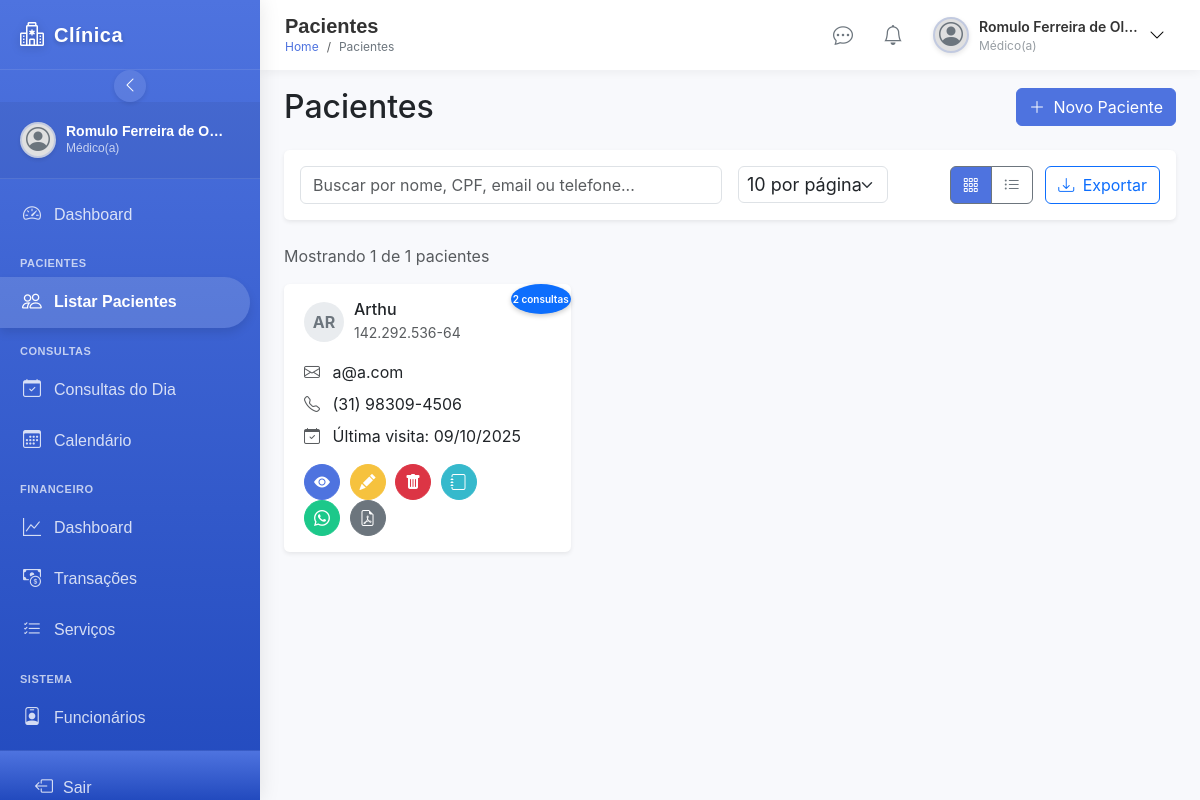
The page /pages/pacientes.php (signed in) on the database its author committed.
### tables this page shows
CREATE TABLE `pacientes` (
  `cpf` varchar(11) NOT NULL,
  `nome` varchar(100) NOT NULL,
  `data_nasc` date DEFAULT NULL,
  `email` varchar(100) DEFAULT NULL,
  `telefone` varchar(15) DEFAULT NULL,
  `cep` varchar(9) DEFAULT NULL,
  `logradouro` varchar(255) DEFAULT NULL,
  `numero` varchar(10) DEFAULT NULL,
  `complemento` varchar(100) DEFAULT NULL,
  `bairro` varchar(100) DEFAULT NULL,
  `cidade` varchar(100) DEFAULT NULL,
  `estado` varchar(2) DEFAULT NULL,
  `doencas` text DEFAULT NULL,
  `alergias` text DEFAULT NULL,
  `tem_convenio` tinyint(1) NOT NULL DEFAULT 0,
  `convenio` varchar(100) DEFAULT NULL,
  `numero_convenio` varchar(50) DEFAULT NULL,
  `tipo_sanguineo` varchar(5) DEFAULT NULL,
  `nome_contato_emergencia` varchar(100) DEFAULT NULL,
  `numero_contato_emergencia` varchar(15) DEFAULT NULL,
  `filiacao_contato_emergencia` varchar(100) DEFAULT NULL,
  `condicoes_medicas` text DEFAULT NULL,
  `remedios_em_uso` text DEFAULT NULL,
  `foto_perfil` varchar(255) DEFAULT NULL,
  `observacoes` text DEFAULT NULL
);

### includes/chat.php (called while the page is built, shortened)
<?php
require_once __DIR__ . '/../config/config.php';
$usuario_id = $_SESSION['id'];
function getUsuariosChat() {
    global $conn, $usuario_id;
    $usuarios = [];
    $sql = "SELECT DISTINCT
                u.id,
                u.nome,
                u.foto_perfil,
                u.cargo,
                u.status,
                (SELECT MAX(m.data_envio) FROM mensagens m
                 WHERE (m.remetente_id = u.id AND m.destinatario_id = ?)
                    OR (m.remetente_id = ? AND m.destinatario_id = u.id)) as ultima_mensagem_data,
                (SELECT m.mensagem FROM mensagens m
                 WHERE ((m.remetente_id = u.id AND m.destinatario_id = ?)
                    OR (m.remetente_id = ? AND m.destinatario_id = u.id))
                 ORDER BY m.data_envio DESC LIMIT 1) as ultima_mensagem,
                (SELECT COUNT(*) FROM mensagens m
                 WHERE m.remetente_id = u.id AND m.destinatario_id = ? AND m.lida = 0) as nao_lidas
            FROM usuarios u
            WHERE u.id != ? AND u.status = 'ativo'
            AND (
                EXISTS (SELECT 1 FROM mensagens m WHERE m.remetente_id = u.id AND m.destinatario_id = ?)
                OR EXISTS (SELECT 1 FROM mensagens m WHERE m.remetente_id = ? AND m.destinatario_id = u.id)
            )
            ORDER BY ultima_mensagem_data DESC";
    if ($stmt = $conn->prepare($sql)) {
        $stmt->bind_param("iiiiiiii", $usuario_id, $usuario_id, $usuario_id, $usuario_id, $usuario_id, $usuario_id, $usuario_id, $usuario_id);
        if ($stmt->execute()) {
            $result = $stmt->get_result();
        }
    }
    $sql_outros = "SELECT
                    u.id,
                    u.nome,
                    u.foto_perfil,
                    u.cargo,
                    u.status,
                    NULL as ultima_mensagem_data,
                    NULL as ultima_mensagem,
                    0 as nao_lidas
                FROM usuarios u
                WHERE u.id != ? AND u.status = 'ativo'
                AND NOT EXISTS (
                    SELECT 1 FROM mensagens m
                    WHERE (m.remetente_id = u.id AND m.destinatario_id = ?)
                       OR (m.remetente_id = ? AND m.destinatario_id = u.id)
                )
                ORDER BY u.nome";
    if ($stmt = $conn->prepare($sql_outros)) {
        $stmt->bind_param("iii", $usuario_id, $usuario_id, $usuario_id);
        if ($stmt->execute()) {
            $result = $stmt->get_result();
            while ($row = $result->fetch_assoc()) {
                $usuarios[] = $row;
            }
        }
    }
    return $usuarios;
}
?>
                            <?php $usuarios = getUsuariosChat(); ?>

### functions/utils/helpers.php (called while the page is built, shortened)
<?php
function formataData($data, $comHora = false) {
    $timestamp = strtotime($data);
    if ($comHora) {
        return date('d/m/Y H:i', $timestamp);
    } else {
        return date('d/m/Y', $timestamp);
    }
}
function formataCPF($cpf) {
    return substr($cpf, 0, 3) . '.' .
           substr($cpf, 3, 3) . '.' .
           substr($cpf, 6, 3) . '-' .
           substr($cpf, 9, 2);
}
function formataTelefone($telefone) {
    $telefone = preg_replace('/[^0-9]/', '', $telefone);
    $len = strlen($telefone);
    if ($len == 11) {
        return '(' . substr($telefone, 0, 2) . ') ' .
               substr($telefone, 2, 5) . '-' .
               substr($telefone, 7, 4);
    } elseif ($len == 10) {
        return '(' . substr($telefone, 0, 2) . ') ' .
               substr($telefone, 2, 4) . '-' .
               substr($telefone, 6, 4);
    }
    return $telefone;
}
?>

### pages/pacientes.php (the view, shortened to what this page needs)
<?php
require_once '../config/config.php';
require_once '../functions/utils/helpers.php';
$search = isset($_GET['search']) ? trim($_GET['search']) : '';
$page   = isset($_GET['page']) ? (int)$_GET['page'] : 1;
$limit  = isset($_GET['limit']) ? (int)$_GET['limit'] : 10;
$offset = ($page - 1) * $limit;
$sqlBase = "SELECT p.*,
                   (SELECT MAX(c.data_consulta)
                      FROM consultas c
                     WHERE c.paciente_cpf = p.cpf) AS ultima_visita,
                   (SELECT COUNT(*)
                      FROM consultas c
                     WHERE c.paciente_cpf = p.cpf) AS total_consultas
              FROM pacientes p";
$whereClause = "";
$sqlCount = "SELECT COUNT(*) as total FROM pacientes p $whereClause";
$resultCount = $conn->query($sqlCount);
$rowCount = $resultCount->fetch_assoc();
$totalRecords = $rowCount['total'];
$sql = $sqlBase . $whereClause . " ORDER BY p.nome ASC LIMIT $offset, $limit";
$result = $conn->query($sql);
?>
<!DOCTYPE html>
<html lang="pt-br">
<head>
    <link href="https://cdn.jsdelivr.net/npm/bootstrap@5.3.0/dist/css/bootstrap.min.css" rel="stylesheet">
    <link rel="stylesheet" href="https://cdn.jsdelivr.net/npm/bootstrap-icons@1.11.3/font/bootstrap-icons.min.css">
    <link href="../css/styles.css" rel="stylesheet">
    <link href="https://cdn.datatables.net/1.13.7/css/dataTables.bootstrap5.min.css" rel="stylesheet">
    <link href="https://cdn.jsdelivr.net/npm/toastify-js/src/toastify.min.css" rel="stylesheet">
    <link href="https://cdn.jsdelivr.net/npm/flatpickr/dist/flatpickr.min.css" rel="stylesheet">
</head>
<body class="has-mobile-nav">
    <div class="d-flex flex-column flex-lg-row">
        <div class="d-none d-md-block">
            <?php include '../includes/sidebar.php'; ?>
        </div>
        <main class="main-content">
            <?php include '../includes/topbar.php'; ?>
            <div class="container-fluid px-3 px-md-4 py-3 py-md-4 mt-5">
                <div class="d-flex justify-content-between align-items-center mb-4 mt-3 flex-wrap">
                    <h2 class="mb-0 mb-2 mb-md-0">Pacientes</h2>
                    <button type="button" class="btn btn-primary" data-bs-toggle="modal"
                        data-bs-target="#addPacienteModal">
                        <i class="bi bi-plus-lg me-1"></i> Novo Paciente
                    </button>
                </div>
                <div class="card shadow-sm mb-4">
                    <div class="card-body">
                        <div class="row g-3">
                            <div class="col-12 col-md-6">
                                <div class="search-container">
                                    <input type="text" id="searchInput" class="form-control"
                                        placeholder="Buscar por nome, CPF, email ou telefone..."
                                        value="<?= htmlspecialchars($search); ?>">
                                </div>
                            </div>
                            <div class="col-6 col-md-2">
                                <select id="limitSelect" class="form-select">
                                    <option value="10" <?= $limit == 10  ? 'selected' : '' ?>>10 por página</option>
                                </select>
                            </div>
                            <div class="col-6 col-md-4 text-end">
                                <div class="btn-group" role="group">
                                    <button type="button" class="btn btn-outline-secondary view-toggle-btn active"
                                        data-view="card">
                                        <i class="bi bi-grid-3x3-gap"></i>
                                    </button>
                                    <button type="button" class="btn btn-outline-secondary view-toggle-btn"
                                        data-view="list">
                                        <i class="bi bi-list-ul"></i>
                                    </button>
                                </div>
                                <button class="btn btn-outline-primary ms-2" id="exportBtn">
                                    <i class="bi bi-download me-1 d-none d-sm-inline"></i> Exportar
                                </button>
                            </div>
                        </div>
                    </div>
                </div>
                <div class="d-flex justify-content-between align-items-center mb-3 flex-wrap">
                    <p class="text-muted mb-2 mb-md-0">
                        Mostrando <?= min($totalRecords, $limit) ?> de <?= $totalRecords ?> pacientes
                    </p>
                </div>
                <div id="cardView" class="row g-3">
                    <?php if ($result && $result->num_rows > 0): ?>
                        <?php while ($paciente = $result->fetch_assoc()): ?>
                            <?php
                            $nameParts = explode(' ', $paciente['nome']);
                            $initials = '';
                            if (count($nameParts) >= 2) {
                                $initials = mb_substr($nameParts[0], 0, 1) . mb_substr($nameParts[count($nameParts) - 1], 0, 1);
                            } else {
                                $initials = mb_substr($paciente['nome'], 0, 2);
                            }
                            $initials = strtoupper($initials);
                            $telefone     = !empty($paciente['telefone']) ? formataTelefone($paciente['telefone']) : 'Não informado';
                            $ultimaVisita = !empty($paciente['ultima_visita']) ? formataData($paciente['ultima_visita']) : 'Sem consultas';
                            $whatsappNumber = !empty($paciente['telefone']) ? preg_replace('/[^0-9]/', '', $paciente['telefone']) : '';
                            ?>
                            <div class="col-12 col-md-6 col-lg-4">
                                <div class="card patient-card h-100 shadow-sm">
                                    <div class="card-body position-relative">
                                        <span
                                            class="badge bg-<?= $paciente['total_consultas'] > 0 ? 'primary' : 'secondary' ?> badge-consultas"
                                            style="width:60px; padding:15px;">
                                            <?= $paciente['total_consultas'] ?>
                                            consulta<?= ($paciente['total_consultas'] != 1 ? 's' : '') ?>
                                        </span>
                                        <div class="d-flex align-items-center mb-3">
                                            <?php if (!empty($paciente['foto_perfil']) && file_exists('../' . $paciente['foto_perfil'])): ?>
                                                <img src="../<?= $paciente['foto_perfil'] ?>" alt="Foto de perfil"
                                                    class="rounded-circle me-2" width="40" height="40">
                                            <?php else: ?>
                                                <div class="avatar-circle"><?= $initials ?></div>
                                            <?php endif; ?>
                                            <div>
                                                <h5 class="card-title mb-0 fs-6"><?= htmlspecialchars($paciente['nome']) ?></h5>
                                                <small class="text-muted"><?= formataCPF($paciente['cpf']) ?></small>
                                            </div>
                                        </div>
                                        <div class="mb-2 text-truncate">
                                            <i class="bi bi-envelope text-muted me-2"></i>
                                            <?= !empty($paciente['email']) ? htmlspecialchars($paciente['email']) : 'Email não informado' ?>
                                        </div>
                                        <div class="mb-2">
                                            <i class="bi bi-telephone text-muted me-2"></i>
                                            <?= $telefone ?>
                                        </div>
                                        <div class="mb-3">
                                            <i class="bi bi-calendar-check text-muted me-2"></i>
                                            Última visita: <?= $ultimaVisita ?>
                                        </div>
                                        <div class="d-flex justify-content-between align-items-center mt-3 flex-wrap">
                                            <div class="mb-2 mb-sm-0">
                                                <button class="btn btn-action btn-primary"
                                                    onclick="viewPaciente('<?= $paciente['cpf'] ?>')" title="Ver detalhes">
                                                    <i class="bi bi-eye-fill"></i>
                                                </button>
                                                <button class="btn btn-action btn-warning"
                                                    onclick="editPaciente('<?= $paciente['cpf'] ?>')" title="Editar">
                                                    <i class="bi bi-pencil-fill  text-white"></i>
                                                </button>
                                                <button class="btn btn-action btn-danger"
                                                    onclick="confirmDelete('<?= $paciente['cpf'] ?>', '<?= htmlspecialchars($paciente['nome']) ?>')"
                                                    title="Excluir">
                                                    <i class="bi bi-trash-fill"></i>
                                                </button>
                                                <button class="btn btn-action btn-info"
                                                    onclick="openEvolucaoModal({ mode:'add', cpf:'<?= $paciente['cpf'] ?>' })"
                                                    title="Adicionar Evolução">
                                                    <i class="bi bi-journal text-white"></i>
                                                </button>
                                                <i class="bi bi-journal text-white"></i>
                                            </div>
                                            <div>
                                                <?php if (!empty($whatsappNumber)): ?>
                                                    <a href="https://wa.me/55<?= $whatsappNumber ?>" target="_blank"
                                                        class="btn btn-action btn-success" title="WhatsApp">
                                                        <i class="bi bi-whatsapp"></i>
                                                    </a>
                                                <?php endif; ?>
                                                <a href="../api/pacientes/gerar_pdf.php?cpf=<?= $paciente['cpf'] ?>"
                                                    target="_blank" class="btn btn-action btn-secondary" title="Gerar PDF">
                                                    <i class="bi bi-file-earmark-pdf"></i>
                                                </a>
                                            </div>
                                        </div>
                                    </div>
                                </div>
                            </div>
                        <?php endwhile; ?>
                    <?php endif; ?>
                </div>
            </div>
        </main>
    </div>
        ?>*/
</body>
</html>

### rows shown on the page
pacientes: total_consultas "2", nome "AR", nome "Arthu", cpf "142.292.536-64", email "a@a.com", telefone "(31) 98309-4506", ultimaVisita "09/10/2025"

### other values the page prints
$nomeUsuario "Romulo Ferreira de O…"
$cargoUsuario "Médico(a)"
$tituloPagina "Pacientes"
$nomeUsuario "Romulo Ferreira de Ol…"
min($totalRecords, $limit) "1"
$totalRecords "1"
